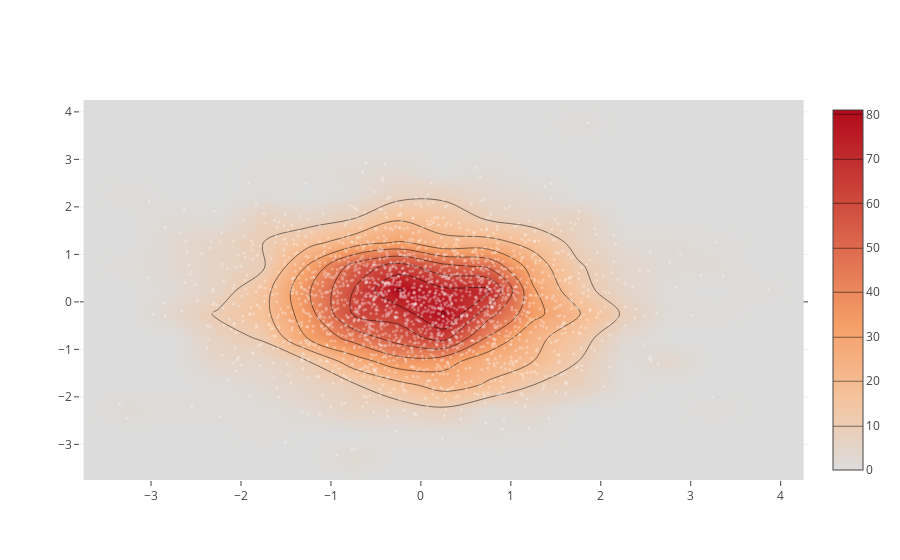

Write notebook code for a chart like this one.
### Code cell
import plotly.graph_objs as go

import numpy as np

x = np.random.randn(2000)
y = np.random.randn(2000)
iplot([go.Histogram2dContour(x=x, y=y, contours=dict(coloring='heatmap')),
       go.Scatter(x=x, y=y, mode='markers', marker=dict(color='white', size=3, opacity=0.3))], show_link=False)

### Figure 1 — Plotly figure (JSON) as saved in the notebook; plotly's stock layout.template omitted (floating-point values rounded to 4 significant figures; data arrays with more than 128 entries replaced by an {"elided": "..."} marker saying what was removed)
{"data": [{"autocontour": true, "contours": {"coloring": "heatmap", "end": 80, "size": 10, "start": 10}, "type": "histogram2dcontour", "uid": "5321e7b1-b08e-4146-85f4-d82f81bda078", "x": {"elided": "2000 float values"}, "y": {"elided": "2000 float values"}}, {"marker": {"color": "white", "opacity": 0.3, "size": 3}, "mode": "markers", "type": "scatter", "uid": "d6b0c05e-e15d-4ad7-a21e-d66bf65f8e1c", "x": {"elided": "2000 float values"}, "y": {"elided": "2000 float values"}}], "layout": {"autosize": true, "xaxis": {"autorange": true, "range": [-3.786, 4.3], "type": "linear"}, "yaxis": {"autorange": true, "range": [-3.75, 4.258], "type": "linear"}}}
